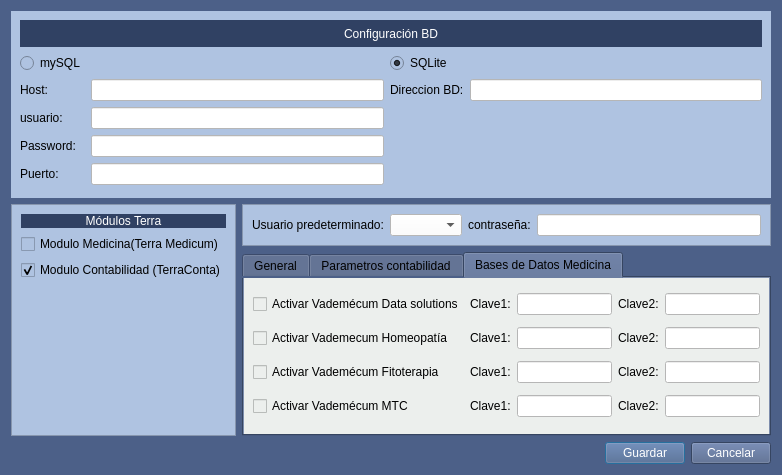
<?xml version="1.0" encoding="UTF-8"?>
<ui version="4.0">
 <class>frmConfigTerra</class>
 <widget class="QDialog" name="frmConfigTerra">
  <property name="geometry">
   <rect>
    <x>0</x>
    <y>0</y>
    <width>782</width>
    <height>475</height>
   </rect>
  </property>
  <property name="windowTitle">
   <string>Configuración de Terra</string>
  </property>
  <property name="windowIcon">
   <iconset resource="../terra.qrc">
    <normaloff>:/Icons/PNG/terra.png</normaloff>:/Icons/PNG/terra.png</iconset>
  </property>
  <property name="styleSheet">
   <string notr="true">background-color:#4c6088</string>
  </property>
  <layout class="QGridLayout" name="gridLayout_2">
   <item row="1" column="1" colspan="3">
    <widget class="QFrame" name="frame_2">
     <property name="styleSheet">
      <string notr="true">background-color: rgb(175,195,225);</string>
     </property>
     <property name="frameShape">
      <enum>QFrame::StyledPanel</enum>
     </property>
     <property name="frameShadow">
      <enum>QFrame::Raised</enum>
     </property>
     <layout class="QGridLayout" name="gridLayout_7">
      <item row="0" column="0">
       <widget class="QLabel" name="label_6">
        <property name="text">
         <string>Usuario predeterminado:</string>
        </property>
       </widget>
      </item>
      <item row="0" column="1">
       <widget class="QComboBox" name="cboUsuarioActivo">
        <property name="styleSheet">
         <string notr="true">background-color: rgb(255, 255, 255);</string>
        </property>
       </widget>
      </item>
      <item row="0" column="2">
       <widget class="QLabel" name="label_7">
        <property name="text">
         <string>contraseña:</string>
        </property>
       </widget>
      </item>
      <item row="0" column="3">
       <widget class="QLineEdit" name="txtContrasenaActiva">
        <property name="styleSheet">
         <string notr="true">background-color: rgb(255, 255, 255);</string>
        </property>
       </widget>
      </item>
     </layout>
    </widget>
   </item>
   <item row="3" column="1">
    <spacer name="horizontalSpacer">
     <property name="orientation">
      <enum>Qt::Horizontal</enum>
     </property>
     <property name="sizeHint" stdset="0">
      <size>
       <width>395</width>
       <height>20</height>
      </size>
     </property>
    </spacer>
   </item>
   <item row="3" column="2">
    <widget class="QPushButton" name="pushButton">
     <property name="styleSheet">
      <string notr="true">QPushButton:disabled{color: 0; }
QPushButton:enabled{color: rgb(255,255,255); }
</string>
     </property>
     <property name="text">
      <string>Guardar</string>
     </property>
    </widget>
   </item>
   <item row="3" column="3">
    <widget class="QPushButton" name="pushButton_2">
     <property name="styleSheet">
      <string notr="true">QPushButton:disabled{color: 0; }
QPushButton:enabled{color: rgb(255,255,255); }
</string>
     </property>
     <property name="text">
      <string>Cancelar</string>
     </property>
    </widget>
   </item>
   <item row="1" column="0" rowspan="2">
    <widget class="QFrame" name="frame">
     <property name="styleSheet">
      <string notr="true">background-color: rgb(175,195,225);</string>
     </property>
     <property name="frameShape">
      <enum>QFrame::StyledPanel</enum>
     </property>
     <property name="frameShadow">
      <enum>QFrame::Raised</enum>
     </property>
     <layout class="QGridLayout" name="gridLayout">
      <item row="3" column="0">
       <spacer name="verticalSpacer">
        <property name="orientation">
         <enum>Qt::Vertical</enum>
        </property>
        <property name="sizeHint" stdset="0">
         <size>
          <width>20</width>
          <height>40</height>
         </size>
        </property>
       </spacer>
      </item>
      <item row="2" column="0" colspan="2">
       <widget class="QCheckBox" name="chkconta">
        <property name="text">
         <string>Modulo Contabilidad (TerraConta)</string>
        </property>
        <property name="checked">
         <bool>true</bool>
        </property>
       </widget>
      </item>
      <item row="1" column="0" colspan="2">
       <widget class="QCheckBox" name="chkmedicum">
        <property name="text">
         <string>Modulo Medicina(Terra Medicum)</string>
        </property>
       </widget>
      </item>
      <item row="0" column="0" colspan="2">
       <widget class="QLabel" name="label_32">
        <property name="styleSheet">
         <string notr="true">background: #304163;
color: rgb(255,255,255);</string>
        </property>
        <property name="text">
         <string>Módulos Terra</string>
        </property>
        <property name="alignment">
         <set>Qt::AlignCenter</set>
        </property>
       </widget>
      </item>
     </layout>
    </widget>
   </item>
   <item row="2" column="1" colspan="3">
    <widget class="QTabWidget" name="tabWidget_3">
     <property name="minimumSize">
      <size>
       <width>0</width>
       <height>158</height>
      </size>
     </property>
     <property name="styleSheet">
      <string notr="true"/>
     </property>
     <property name="currentIndex">
      <number>2</number>
     </property>
     <widget class="QWidget" name="Pagina_general">
      <property name="styleSheet">
       <string notr="true">background-color: #ecefed;</string>
      </property>
      <attribute name="title">
       <string>General</string>
      </attribute>
      <layout class="QGridLayout" name="gridLayout_6">
       <item row="1" column="0" colspan="2">
        <widget class="QCheckBox" name="chkProfesional">
         <property name="text">
          <string>Profesional /Autonomo (Ret. IRPF)</string>
         </property>
        </widget>
       </item>
       <item row="0" column="3" colspan="2">
        <widget class="QCheckBox" name="chkPrestaShop">
         <property name="text">
          <string>Enlazar 'onTime' con PrestaShop</string>
         </property>
        </widget>
       </item>
       <item row="2" column="0">
        <widget class="QLabel" name="label_9">
         <property name="text">
          <string>digitos factura:</string>
         </property>
        </widget>
       </item>
       <item row="0" column="1" colspan="2">
        <widget class="QComboBox" name="cboPaises">
         <property name="minimumSize">
          <size>
           <width>122</width>
           <height>0</height>
          </size>
         </property>
         <property name="styleSheet">
          <string notr="true">background-color: rgb(255, 255, 255);</string>
         </property>
        </widget>
       </item>
       <item row="2" column="1" colspan="2">
        <widget class="QSpinBox" name="spinDigitosFactura">
         <property name="styleSheet">
          <string notr="true">background-color: rgb(255, 255, 255);</string>
         </property>
        </widget>
       </item>
       <item row="0" column="0">
        <widget class="QLabel" name="label_8">
         <property name="text">
          <string>Pais:</string>
         </property>
        </widget>
       </item>
       <item row="1" column="2">
        <widget class="QLineEdit" name="txtPorcIRPF">
         <property name="maximumSize">
          <size>
           <width>60</width>
           <height>16777215</height>
          </size>
         </property>
         <property name="styleSheet">
          <string notr="true">background-color: rgb(255, 255, 255);</string>
         </property>
        </widget>
       </item>
      </layout>
     </widget>
     <widget class="QWidget" name="Pagina_contabilidad">
      <property name="styleSheet">
       <string notr="true">background-color: #ecefed;</string>
      </property>
      <attribute name="title">
       <string>Parametros contabilidad</string>
      </attribute>
      <layout class="QGridLayout" name="gridLayout_9">
       <item row="0" column="0">
        <layout class="QGridLayout" name="gridLayout_8">
         <item row="0" column="0">
          <widget class="QLabel" name="label_18">
           <property name="text">
            <string>Digitos cuentas contables</string>
           </property>
          </widget>
         </item>
         <item row="0" column="1">
          <widget class="QSpinBox" name="spinDigitosCuentaContable">
           <property name="styleSheet">
            <string notr="true">background-color: rgb(255, 255, 255);</string>
           </property>
          </widget>
         </item>
         <item row="0" column="2">
          <widget class="QLabel" name="label_22">
           <property name="text">
            <string>Cuenta cobros:</string>
           </property>
          </widget>
         </item>
         <item row="0" column="3">
          <widget class="QLineEdit" name="txtCuentaCobros">
           <property name="styleSheet">
            <string notr="true">background-color: rgb(255, 255, 255);</string>
           </property>
          </widget>
         </item>
         <item row="1" column="0">
          <widget class="QLabel" name="label_19">
           <property name="text">
            <string>Cuenta clientes:</string>
           </property>
          </widget>
         </item>
         <item row="1" column="1">
          <widget class="QLineEdit" name="txtCuentaClientes">
           <property name="styleSheet">
            <string notr="true">background-color: rgb(255, 255, 255);</string>
           </property>
          </widget>
         </item>
         <item row="1" column="2">
          <widget class="QLabel" name="label_23">
           <property name="text">
            <string>Cuenta pagos:</string>
           </property>
          </widget>
         </item>
         <item row="1" column="3">
          <widget class="QLineEdit" name="txtCuentaPagos">
           <property name="styleSheet">
            <string notr="true">background-color: rgb(255, 255, 255);</string>
           </property>
          </widget>
         </item>
         <item row="2" column="0">
          <widget class="QLabel" name="label_20">
           <property name="text">
            <string>Cuenta proveedores:</string>
           </property>
          </widget>
         </item>
         <item row="2" column="1">
          <widget class="QLineEdit" name="txtCuentaProveedores">
           <property name="styleSheet">
            <string notr="true">background-color: rgb(255, 255, 255);</string>
           </property>
          </widget>
         </item>
         <item row="3" column="0">
          <widget class="QLabel" name="label_21">
           <property name="text">
            <string>Cuenta acreedores:</string>
           </property>
          </widget>
         </item>
         <item row="3" column="1">
          <widget class="QLineEdit" name="txtCuentaAcreedores">
           <property name="styleSheet">
            <string notr="true">background-color: rgb(255, 255, 255);</string>
           </property>
          </widget>
         </item>
        </layout>
       </item>
      </layout>
     </widget>
     <widget class="QWidget" name="Pagina_Vademecums">
      <property name="styleSheet">
       <string notr="true">background-color: #ecefed;</string>
      </property>
      <attribute name="title">
       <string>Bases de Datos Medicina</string>
      </attribute>
      <layout class="QGridLayout" name="gridLayout_10">
       <item row="0" column="0">
        <widget class="QCheckBox" name="chkVademecum_alopatico">
         <property name="text">
          <string>Activar Vademécum Data solutions</string>
         </property>
        </widget>
       </item>
       <item row="0" column="1">
        <widget class="QLabel" name="label_24">
         <property name="text">
          <string>Clave1:</string>
         </property>
        </widget>
       </item>
       <item row="0" column="2">
        <widget class="QLineEdit" name="txtclaveV1_1">
         <property name="styleSheet">
          <string notr="true">background-color: rgb(255, 255, 255);</string>
         </property>
        </widget>
       </item>
       <item row="0" column="3">
        <widget class="QLabel" name="label_25">
         <property name="text">
          <string>Clave2:</string>
         </property>
        </widget>
       </item>
       <item row="0" column="4">
        <widget class="QLineEdit" name="txtclaveV1_2">
         <property name="styleSheet">
          <string notr="true">background-color: rgb(255, 255, 255);</string>
         </property>
        </widget>
       </item>
       <item row="1" column="0">
        <widget class="QCheckBox" name="chkVademecum_homeopatia">
         <property name="text">
          <string>Activar Vademecum Homeopatía</string>
         </property>
        </widget>
       </item>
       <item row="1" column="1">
        <widget class="QLabel" name="label_27">
         <property name="text">
          <string>Clave1:</string>
         </property>
        </widget>
       </item>
       <item row="1" column="2">
        <widget class="QLineEdit" name="txtclaveV2_1">
         <property name="styleSheet">
          <string notr="true">background-color: rgb(255, 255, 255);</string>
         </property>
        </widget>
       </item>
       <item row="1" column="3">
        <widget class="QLabel" name="label_26">
         <property name="text">
          <string>Clave2:</string>
         </property>
        </widget>
       </item>
       <item row="1" column="4">
        <widget class="QLineEdit" name="txtclaveV2_2">
         <property name="styleSheet">
          <string notr="true">background-color: rgb(255, 255, 255);</string>
         </property>
        </widget>
       </item>
       <item row="2" column="0">
        <widget class="QCheckBox" name="chk_vademecum_fitoterapia">
         <property name="text">
          <string>Activar Vademécum Fitoterapia</string>
         </property>
        </widget>
       </item>
       <item row="2" column="1">
        <widget class="QLabel" name="label_29">
         <property name="text">
          <string>Clave1:</string>
         </property>
        </widget>
       </item>
       <item row="2" column="2">
        <widget class="QLineEdit" name="txtclaveV3_1">
         <property name="styleSheet">
          <string notr="true">background-color: rgb(255, 255, 255);</string>
         </property>
        </widget>
       </item>
       <item row="2" column="3">
        <widget class="QLabel" name="label_28">
         <property name="text">
          <string>Clave2:</string>
         </property>
        </widget>
       </item>
       <item row="2" column="4">
        <widget class="QLineEdit" name="txtclaveV3_2">
         <property name="styleSheet">
          <string notr="true">background-color: rgb(255, 255, 255);</string>
         </property>
        </widget>
       </item>
       <item row="3" column="0">
        <widget class="QCheckBox" name="chkVademecum_MTC">
         <property name="text">
          <string>Activar Vademécum MTC</string>
         </property>
        </widget>
       </item>
       <item row="3" column="1">
        <widget class="QLabel" name="label_31">
         <property name="text">
          <string>Clave1:</string>
         </property>
        </widget>
       </item>
       <item row="3" column="2">
        <widget class="QLineEdit" name="txtclaveV4_1">
         <property name="styleSheet">
          <string notr="true">background-color: rgb(255, 255, 255);</string>
         </property>
         <property name="text">
          <string/>
         </property>
        </widget>
       </item>
       <item row="3" column="3">
        <widget class="QLabel" name="label_30">
         <property name="text">
          <string>Clave2:</string>
         </property>
        </widget>
       </item>
       <item row="3" column="4">
        <widget class="QLineEdit" name="txtclaveV4_2">
         <property name="styleSheet">
          <string notr="true">background-color: rgb(255, 255, 255);</string>
         </property>
         <property name="text">
          <string/>
         </property>
        </widget>
       </item>
      </layout>
     </widget>
    </widget>
   </item>
   <item row="0" column="0" colspan="4">
    <widget class="QFrame" name="frame">
     <property name="minimumSize">
      <size>
       <width>0</width>
       <height>187</height>
      </size>
     </property>
     <property name="styleSheet">
      <string notr="true">background-color: rgb(175,195,225);</string>
     </property>
     <layout class="QGridLayout" name="gridLayout_3">
      <item row="6" column="2">
       <widget class="QLineEdit" name="txtPuerto">
        <property name="styleSheet">
         <string notr="true">background-color: rgb(255, 255, 255);</string>
        </property>
       </widget>
      </item>
      <item row="4" column="2">
       <widget class="QLineEdit" name="txtUsuario">
        <property name="styleSheet">
         <string notr="true">background-color: rgb(255, 255, 255);</string>
        </property>
       </widget>
      </item>
      <item row="6" column="1">
       <widget class="QLabel" name="label_4">
        <property name="text">
         <string>Puerto:</string>
        </property>
       </widget>
      </item>
      <item row="1" column="3">
       <widget class="QRadioButton" name="radSqlite">
        <property name="text">
         <string>SQLite</string>
        </property>
        <property name="checked">
         <bool>true</bool>
        </property>
       </widget>
      </item>
      <item row="5" column="1">
       <widget class="QLabel" name="label_3">
        <property name="text">
         <string>Password:</string>
        </property>
       </widget>
      </item>
      <item row="3" column="4">
       <widget class="QLineEdit" name="txtDireccionBD">
        <property name="styleSheet">
         <string notr="true">background-color: rgb(255, 255, 255);</string>
        </property>
       </widget>
      </item>
      <item row="5" column="2">
       <widget class="QLineEdit" name="txtPassword">
        <property name="styleSheet">
         <string notr="true">background-color: rgb(255, 255, 255);</string>
        </property>
       </widget>
      </item>
      <item row="3" column="3">
       <widget class="QLabel" name="label_5">
        <property name="text">
         <string>Direccion BD:</string>
        </property>
       </widget>
      </item>
      <item row="1" column="1">
       <widget class="QRadioButton" name="radMysql">
        <property name="text">
         <string>mySQL</string>
        </property>
       </widget>
      </item>
      <item row="3" column="2">
       <widget class="QLineEdit" name="txtHost">
        <property name="styleSheet">
         <string notr="true">background-color: rgb(255, 255, 255);</string>
        </property>
       </widget>
      </item>
      <item row="3" column="1">
       <widget class="QLabel" name="label">
        <property name="text">
         <string>Host:</string>
        </property>
       </widget>
      </item>
      <item row="4" column="1">
       <widget class="QLabel" name="label_2">
        <property name="text">
         <string>usuario:</string>
        </property>
       </widget>
      </item>
      <item row="0" column="1" colspan="4">
       <widget class="QLabel" name="label_33">
        <property name="maximumSize">
         <size>
          <width>16777215</width>
          <height>27</height>
         </size>
        </property>
        <property name="styleSheet">
         <string notr="true">background: #304163;
color: rgb(255,255,255);</string>
        </property>
        <property name="text">
         <string>Configuración BD</string>
        </property>
        <property name="alignment">
         <set>Qt::AlignCenter</set>
        </property>
       </widget>
      </item>
     </layout>
    </widget>
   </item>
  </layout>
 </widget>
 <resources>
  <include location="../terra.qrc"/>
 </resources>
 <connections>
  <connection>
   <sender>pushButton_2</sender>
   <signal>clicked()</signal>
   <receiver>frmConfigTerra</receiver>
   <slot>close()</slot>
   <hints>
    <hint type="sourcelabel">
     <x>772</x>
     <y>465</y>
    </hint>
    <hint type="destinationlabel">
     <x>503</x>
     <y>403</y>
    </hint>
   </hints>
  </connection>
  <connection>
   <sender>pushButton</sender>
   <signal>clicked()</signal>
   <receiver>frmConfigTerra</receiver>
   <slot>configurar()</slot>
   <hints>
    <hint type="sourcelabel">
     <x>686</x>
     <y>465</y>
    </hint>
    <hint type="destinationlabel">
     <x>372</x>
     <y>398</y>
    </hint>
   </hints>
  </connection>
 </connections>
 <slots>
  <slot>configurar()</slot>
 </slots>
</ui>
